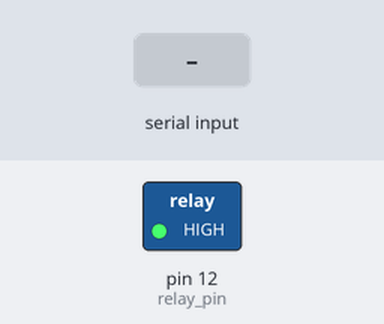
Bench run of a sketch on a simulated Arduino Uno, built with avr-gcc and run on an emulated ATmega328P. On the bench: switched loads named in the sketch (green lamp = pin HIGH). Inputs (shaded band) come from the test bench.

Above: at 1.2 s.
1.3 s: "1" received over Serial
At 2.4 s:
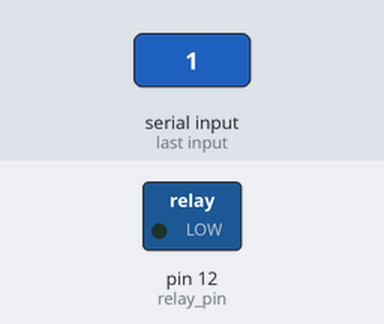
2.8 s: "0" received over Serial
At 3.6 s:
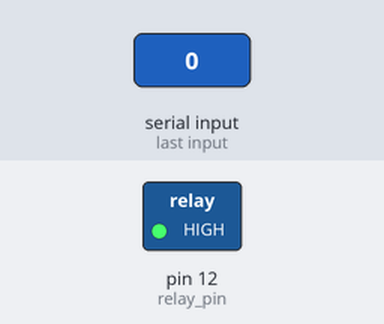
Timing chart, 0 to 5.8 s (numbered marks = the images above; inputs shaded):
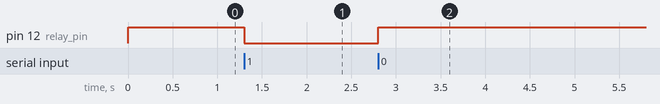

Measured:
- after the input at 1.3 s, pin 12 (relay_pin): HIGH → LOW at once
- after the input at 2.8 s, pin 12 (relay_pin): LOW → HIGH at once

The sketch:

ardswitch.ino
```cpp
int ser_value =1; //value frrom serial port. initial value is 1.
void setup() {
  pinMode(12,OUTPUT); //relay pin
  Serial.begin(9600);
  digitalWrite(12,HIGH);
}

void loop() {
  // put your main code here, to run repeatedly:
  if(Serial.available() > 0)
  {
     ser_value = Serial.read();
  }
    if (ser_value=='0')
    digitalWrite(12,HIGH);
    if(ser_value=='1')
    digitalWrite(12,LOW);


}
```
